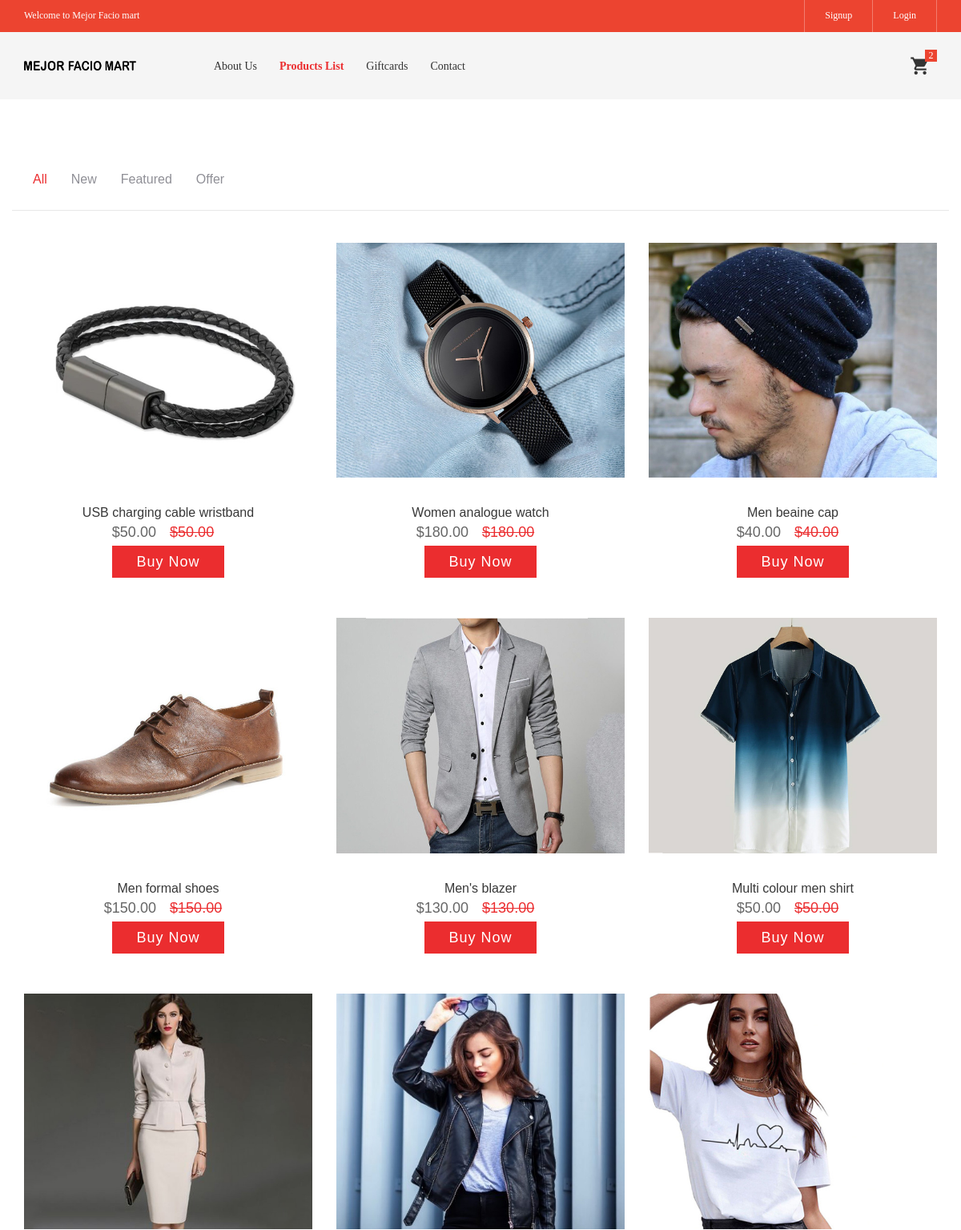
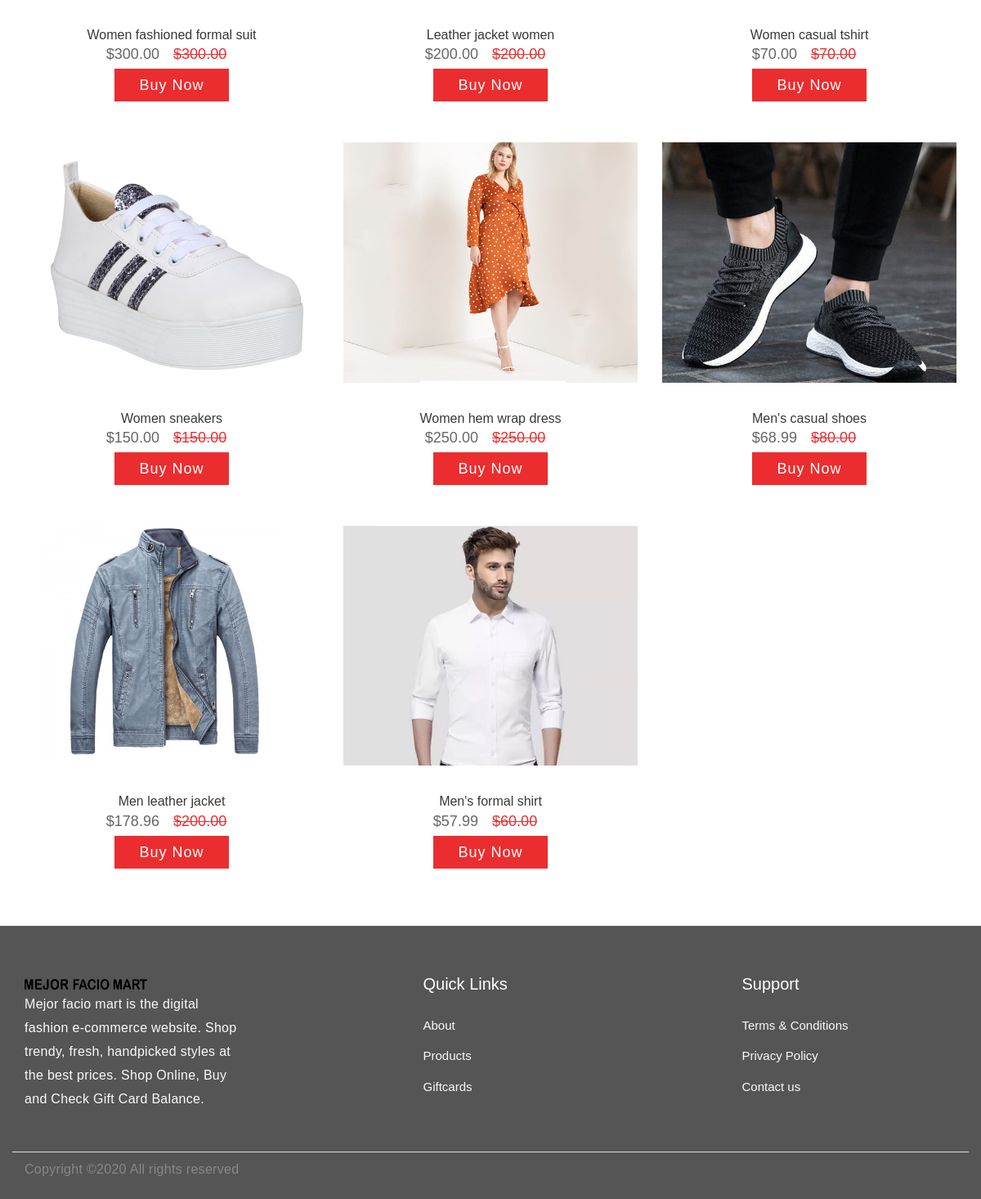
Page /products on the committed database (2 pictures, top to bottom).
### tables this page shows
CREATE TABLE `tbl_products` (
  `prdid` int(10) NOT NULL AUTO_INCREMENT,
  `category_id` int(11) NOT NULL,
  `subcategory_id` int(11) NOT NULL,
  `cat_status` int(11) DEFAULT NULL,
  `product_name` longtext NOT NULL,
  `product_url` varchar(120) DEFAULT NULL,
  `product_description` text NOT NULL,
  `status` int(11) NOT NULL DEFAULT '1',
  `read_status` int(11) NOT NULL,
  `created_date` datetime NOT NULL,
  `product_discount_type` smallint(4) DEFAULT '0',
  `product_discount_per` int(11) DEFAULT '0',
  `product_discount_fixed` float DEFAULT '0',
  `product_image` varchar(250) DEFAULT NULL,
  `product_thumb_image1` varchar(250) DEFAULT NULL,
  `product_thumb_image2` varchar(250) DEFAULT NULL,
  `product_thumb_image3` varchar(250) DEFAULT NULL,
  `product_thumb_image4` varchar(250) DEFAULT NULL,
  `product_price` float DEFAULT '0',
  `afterdiscoutprice` float DEFAULT '0',
  `updated_at` datetime DEFAULT NULL,
  `cat_new` smallint(2) DEFAULT '0',
  `cat_featured` smallint(2) DEFAULT '0',
  `cat_offer` smallint(2) DEFAULT '0',
  PRIMARY KEY (`prdid`)
);

### application/core/MY_Controller.php (called while the page is built, shortened)
<?php
	class MY_Controller extends CI_Controller {
		public function __construct()
		{
			$this->load->helper('url');
			$this->load->database();
			$this->load->helper('form');
			$this->load->library('session');
			$this->load->library('form_validation');
			$this->load->model('admin/Common_model');
			$this->load->helper('cookie');
			$this->load->library('user_agent');
		}
		function front_view($page){
			$this->load->view('includes/header',$this->data);
			$this->load->view(''.$page,$this->data);
			$this->load->view('includes/footer');
		}
	}

### application/controllers/Products.php (called while the page is built, shortened)
<?php
	class Products extends MY_Controller {
		public function products()
		{
			$data = array();
			$this->data['getproducts_all']        = $this->Frontend_model->get_products_data('tbl_products',0);
			$this->front_view('products',$data);
		}
	}
?>

### index.php (called while the page is built, shortened)
<?php
require_once BASEPATH.'core/CodeIgniter.php';

### application/models/Frontend_model.php (called while the page is built, shortened)
<?php
	class Frontend_model extends CI_Model {
		function get_products_data($table,$type){
			if($type==0){
				$sql = "select * from tbl_products where status = 1 order by prdid DESC";
			}else if($type==1){
				$sql = "select * from tbl_products where status = 1 order by cat_new";
			}else if($type==2){
				$sql = "select * from tbl_products where status = 1 order by cat_featured";
			}else if($type==3){
				$sql = "select * from tbl_products where status = 1 order by cat_offer";
			}
			return $this->db->query($sql)->result();
		}
	}

### application/views/products.php (the view, shortened to what this page needs)
<main>
       <div class="slider-area ">
           <div class="single-slider slider-height2 d-flex align-items-center" data-background="assets/img/category.jpg">
               <div class="container">
                   <div class="row">
                       <div class="col-xl-12">
                           <div class="hero-cap text-center">
                               <h2>Products List</h2>
                           </div>
                       </div>
                   </div>
               </div>
           </div>
       </div>
       <section class="latest-product-area latest-padding">
           <div class="container">
               <div class="row product-btn d-flex justify-content-between">
				<div class="properties__button">
					<nav>
						<div class="nav nav-tabs" id="nav-tab" role="tablist">
							<a class="nav-item nav-link active" id="nav-home-tab" data-toggle="tab" href="#nav-home" role="tab" aria-controls="nav-home" aria-selected="true">All</a>
							<a class="nav-item nav-link" id="nav-profile-tab" data-toggle="tab" href="#nav-profile" role="tab" aria-controls="nav-profile" aria-selected="false">New</a>
							<a class="nav-item nav-link" id="nav-contact-tab" data-toggle="tab" href="#nav-contact" role="tab" aria-controls="nav-contact" aria-selected="false">Featured</a>
							<a class="nav-item nav-link" id="nav-last-tab" data-toggle="tab" href="#nav-last" role="tab" aria-controls="nav-contact" aria-selected="false">Offer</a>
						</div>
					</nav>
				</div>
               </div>
               <div class="tab-content" id="nav-tabContent">
                   <div class="tab-pane fade show active" id="nav-home" role="tabpanel" aria-labelledby="nav-home-tab">
                       <div class="row">
						<?php if(isset($getproducts_all) && !empty($getproducts_all) && count($getproducts_all)>0){ foreach($getproducts_all as $productinfo){ ?>
							<div class="col-xl-4 col-lg-4 col-md-6">
								<div class="single-product mb-60">
									<div class="product-img hov-img0">
										<img src="<?php echo base_url().'product_images/'.$productinfo->product_image; ?>" alt="<?php echo ucfirst($productinfo->product_name); ?>">
									</div>
									<div class="product-caption">
										<h4><a href="<?php echo base_url().'products'; ?>"><?php echo ucfirst($productinfo->product_name); ?></a></h4>
										<div class="price">
											<ul>
												<?php
													$discountPrice =0;
													$productprice     = $productinfo->product_price;
													if($productinfo->product_discount_type==1){
														$discountPricecal = $productinfo->product_discount_fixed;
														$discountPrice = $productprice - $discountPricecal;
													}else{
														$discountPricecal = $productprice * ($discountPrice/100);
														$discountPrice = $productprice - $discountPricecal;
													}
												?>
												<li>$<?php echo number_format($discountPrice, 2); ?></li>
												<?php if($discountPrice!=0){ ?>
													<li class="discount">$<?php echo number_format($productprice, 2); ?></li>
												<?php } ?>
											</ul>
										</div>
									<div class="mt-1">
										<a href="<?php echo base_url(); ?>products/<?php echo $productinfo->product_url; ?>" class="btn btn-warning btn-sm btn-xs cust-btn text-white">Buy Now</a>
									</div>
									</div>
								</div>
							</div>
                           <?php } } ?>
                       </div>
                   </div>
               </div>
           </div>
       </section>
   </main>

### rows in the picture
tbl_products: product_image (picture), product_name "USB charging cable wristband", product_price "50.00"
tbl_products: product_image (picture), product_name "Women analogue watch", product_price "180.00"
tbl_products: product_image (picture), product_name "Men beaine cap", product_price "40.00"
tbl_products: product_image (picture), product_name "Men formal shoes", product_price "150.00"
tbl_products: product_image (picture), product_name "Men's blazer", product_price "130.00"
tbl_products: product_image (picture), product_name "Multi colour men shirt", product_price "50.00"
tbl_products: product_image (picture), product_name "Women fashioned formal suit", product_price "300.00"
tbl_products: product_image (picture), product_name "Leather jacket women", product_price "200.00"
tbl_products: product_image (picture), product_name "Women casual tshirt", product_price "70.00"
tbl_products: product_image (picture), product_name "Women sneakers", product_price "150.00"
tbl_products: product_image (picture), product_name "Women hem wrap dress", product_price "250.00"
tbl_products: product_image (picture), product_name "Men's casual shoes", discountPrice "68.99", product_price "80.00"
tbl_products: product_image (picture), product_name "Men leather jacket", discountPrice "178.96", product_price "200.00"
tbl_products: product_image (picture), product_name "Men's formal shirt", discountPrice "57.99", product_price "60.00"
